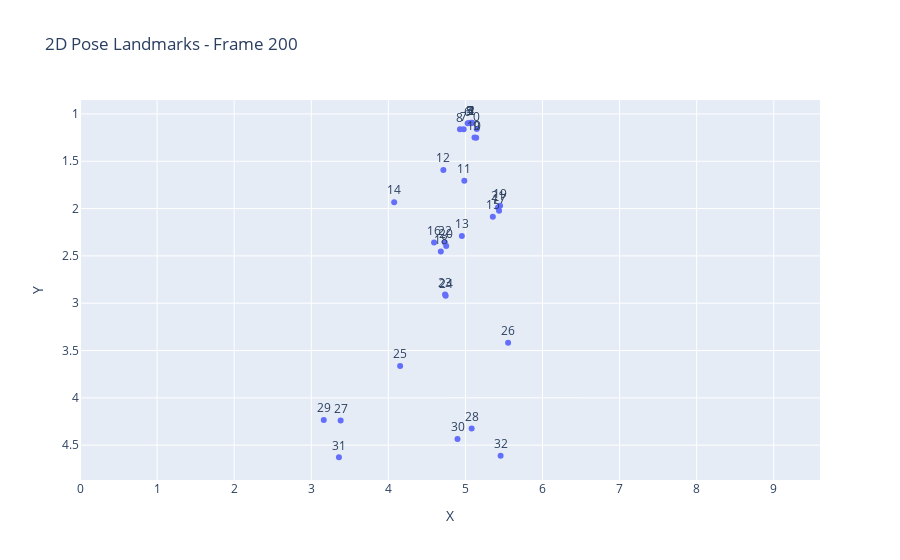

The notebook cell saved with this chart:
### Code cell
# Reverse y-axis so origin is at top-left (like image space)
fig.update_yaxes(autorange="reversed")

# Optional: Show landmark IDs
fig.update_traces(textposition='top center')

fig.show()

### Figure 1 — Plotly figure (JSON) as saved in the notebook; plotly's stock layout.template omitted (floating-point values rounded to 4 significant figures)
{"data": [{"hovertemplate": "X=%{x}<br>Y=%{y}<br>landmark=%{text}<extra></extra>", "legendgroup": "", "marker": {"color": "#636efa", "symbol": "circle"}, "mode": "markers+text", "name": "", "orientation": "v", "showlegend": false, "text": [0.0, 1.0, 2.0, 3.0, 4.0, 5.0, 6.0, 7.0, 8.0, 9.0, 10.0, 11.0, 12.0, 13.0, 14.0, 15.0, 16.0, 17.0, 18.0, 19.0, 20.0, 21.0, 22.0, 23.0, 24.0, 25.0, 26.0, 27.0, 28.0, 29.0, 30.0, 31.0, 32.0], "textposition": "top center", "type": "scatter", "x": [5.147, 5.086, 5.079, 5.071, 5.069, 5.05, 5.029, 4.977, 4.929, 5.14, 5.118, 4.986, 4.714, 4.954, 4.076, 5.356, 4.593, 5.436, 4.681, 5.45, 4.751, 5.423, 4.73, 4.736, 4.744, 4.153, 5.554, 3.381, 5.08, 3.163, 4.898, 3.359, 5.457], "xaxis": "x", "y": [1.158, 1.093, 1.095, 1.098, 1.093, 1.095, 1.098, 1.16, 1.163, 1.252, 1.249, 1.707, 1.592, 2.289, 1.932, 2.085, 2.357, 2.023, 2.453, 1.971, 2.394, 1.988, 2.357, 2.908, 2.922, 3.663, 3.417, 4.24, 4.323, 4.235, 4.434, 4.628, 4.613], "yaxis": "y"}], "layout": {"legend": {"tracegroupgap": 0}, "title": {"text": "2D Pose Landmarks - Frame 200"}, "xaxis": {"anchor": "y", "domain": [0, 1], "range": [0, 9.6], "title": {"text": "X"}}, "yaxis": {"anchor": "x", "autorange": "reversed", "domain": [0, 1], "range": [0, 5.4], "title": {"text": "Y"}}}}
